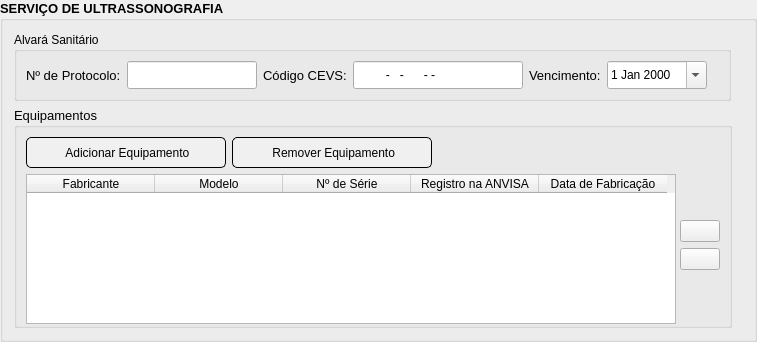
                   <widget class="QGroupBox" name="ultrassonografiaGroupBox">
                    <property name="enabled">
                     <bool>true</bool>
                    </property>
                    <property name="minimumSize">
                     <size>
                      <width>757</width>
                      <height>342</height>
                     </size>
                    </property>
                    <property name="maximumSize">
                     <size>
                      <width>757</width>
                      <height>342</height>
                     </size>
                    </property>
                    <property name="font">
                     <font>
                      <family>Segoe UI</family>
                      <pointsize>10</pointsize>
                      <italic>false</italic>
                      <bold>true</bold>
                     </font>
                    </property>
                    <property name="styleSheet">
                     <string notr="true">QGroupBox::unchecked {
	background-color: rgb(230, 230, 230);
	font: 700 &quot;Segoe UI&quot;;
}

QGroupBox::checked {
	background-color: rgb(166, 255, 184);
	font: 700 10pt &quot;Segoe UI&quot;;
}</string>
                    </property>
                    <property name="title">
                     <string>SERVIÇO DE ULTRASSONOGRAFIA</string>
                    </property>
                    <property name="flat">
                     <bool>false</bool>
                    </property>
                    <property name="checkable">
                     <bool>false</bool>
                    </property>
                    <property name="checked">
                     <bool>false</bool>
                    </property>
                    <layout class="QVBoxLayout" name="verticalLayout_30">
                     <item>
                      <layout class="QHBoxLayout" name="horizontalLayout_40">
                       <item>
                        <widget class="QGroupBox" name="groupBox_13">
                         <property name="styleSheet">
                          <string notr="true">QGroupBox {
	font: 10pt &quot;Segoe UI&quot;;
}</string>
                         </property>
                         <property name="title">
                          <string>Alvará Sanitário</string>
                         </property>
                         <layout class="QVBoxLayout" name="verticalLayout_31">
                          <item>
                           <layout class="QHBoxLayout" name="horizontalLayout_41">
                            <item>
                             <widget class="QLabel" name="label_52">
                              <property name="font">
                               <font>
                                <pointsize>10</pointsize>
                               </font>
                              </property>
                              <property name="text">
                               <string>Nº de Protocolo:</string>
                              </property>
                             </widget>
                            </item>
                            <item>
                             <widget class="QLineEdit" name="protocoloAlvaraUltrassonografiaLineEdit">
                              <property name="minimumSize">
                               <size>
                                <width>130</width>
                                <height>28</height>
                               </size>
                              </property>
                              <property name="maximumSize">
                               <size>
                                <width>130</width>
                                <height>28</height>
                               </size>
                              </property>
                             </widget>
                            </item>
                            <item>
                             <widget class="QLabel" name="label_53">
                              <property name="font">
                               <font>
                                <pointsize>10</pointsize>
                               </font>
                              </property>
                              <property name="text">
                               <string>Código CEVS:</string>
                              </property>
                             </widget>
                            </item>
                            <item>
                             <widget class="QLineEdit" name="codigoCEVSAlvaraUltrassonografiaLineEdit">
                              <property name="minimumSize">
                               <size>
                                <width>170</width>
                                <height>28</height>
                               </size>
                              </property>
                              <property name="maximumSize">
                               <size>
                                <width>170</width>
                                <height>28</height>
                               </size>
                              </property>
                              <property name="inputMask">
                               <string>000000000-000-000000-0-0</string>
                              </property>
                             </widget>
                            </item>
                            <item>
                             <widget class="QLabel" name="label_54">
                              <property name="font">
                               <font>
                                <pointsize>10</pointsize>
                               </font>
                              </property>
                              <property name="text">
                               <string>Vencimento:</string>
                              </property>
                             </widget>
                            </item>
                            <item>
                             <widget class="QDateEdit" name="validadeAlvaraUltrassonografiaDateEdit">
                              <property name="minimumSize">
                               <size>
                                <width>100</width>
                                <height>28</height>
                               </size>
                              </property>
                              <property name="maximumSize">
                               <size>
                                <width>100</width>
                                <height>28</height>
                               </size>
                              </property>
                              <property name="calendarPopup">
                               <bool>true</bool>
                              </property>
                             </widget>
                            </item>
                            <item>
                             <spacer name="horizontalSpacer_42">
                              <property name="orientation">
                               <enum>Qt::Horizontal</enum>
                              </property>
                              <property name="sizeHint" stdset="0">
                               <size>
                                <width>40</width>
                                <height>20</height>
                               </size>
                              </property>
                             </spacer>
                            </item>
                           </layout>
                          </item>
                         </layout>
                        </widget>
                       </item>
                       <item>
                        <spacer name="horizontalSpacer_43">
                         <property name="orientation">
                          <enum>Qt::Horizontal</enum>
                         </property>
                         <property name="sizeHint" stdset="0">
                          <size>
                           <width>40</width>
                           <height>20</height>
                          </size>
                         </property>
                        </spacer>
                       </item>
                      </layout>
                     </item>
                     <item>
                      <layout class="QHBoxLayout" name="horizontalLayout_57">
                       <property name="topMargin">
                        <number>0</number>
                       </property>
                       <item>
                        <widget class="QGroupBox" name="equipamentosUltrassonografiaGroupBox">
                         <property name="minimumSize">
                          <size>
                           <width>718</width>
                           <height>0</height>
                          </size>
                         </property>
                         <property name="maximumSize">
                          <size>
                           <width>718</width>
                           <height>16777215</height>
                          </size>
                         </property>
                         <property name="font">
                          <font>
                           <pointsize>10</pointsize>
                          </font>
                         </property>
                         <property name="title">
                          <string>Equipamentos</string>
                         </property>
                         <layout class="QVBoxLayout" name="verticalLayout_36">
                          <item>
                           <layout class="QHBoxLayout" name="horizontalLayout_59">
                            <item>
                             <widget class="QPushButton" name="adicionarEquipamentoUltrassonografiaPushButton">
                              <property name="minimumSize">
                               <size>
                                <width>200</width>
                                <height>31</height>
                               </size>
                              </property>
                              <property name="maximumSize">
                               <size>
                                <width>200</width>
                                <height>31</height>
                               </size>
                              </property>
                              <property name="styleSheet">
                               <string notr="true">QPushButton {
	font: 10pt &quot;Segoe UI&quot;;
	border: 1px solid black;
	border-radius: 5px;
	background-color: rgb(240, 240, 240);
}

QPushButton:hover {
	font: 10pt &quot;Segoe UI&quot;;
	border: 1px solid black;
	border-radius: 5px;
	background-color: rgb(170, 255, 127);
}</string>
                              </property>
                              <property name="text">
                               <string> Adicionar Equipamento</string>
                              </property>
                              <property name="icon">
                               <iconset resource="resources.qrc">
                                <normaloff>:/imagens/icon-add.png</normaloff>:/imagens/icon-add.png</iconset>
                              </property>
                              <property name="iconSize">
                               <size>
                                <width>15</width>
                                <height>15</height>
                               </size>
                              </property>
                             </widget>
                            </item>
                            <item>
                             <widget class="QPushButton" name="removerEquipamentoUltrassonografiaPushButton">
                              <property name="minimumSize">
                               <size>
                                <width>200</width>
                                <height>31</height>
                               </size>
                              </property>
                              <property name="maximumSize">
                               <size>
                                <width>200</width>
                                <height>31</height>
                               </size>
                              </property>
                              <property name="styleSheet">
                               <string notr="true">QPushButton {
	font: 10pt &quot;Segoe UI&quot;;
	border: 1px solid black;
	border-radius: 5px;
	background-color: rgb(240, 240, 240);
}

QPushButton:hover {
	font: 10pt &quot;Segoe UI&quot;;
	border: 1px solid black;
	border-radius: 5px;
	background-color: rgb(170, 255, 127);
}</string>
                              </property>
                              <property name="text">
                               <string> Remover Equipamento</string>
                              </property>
                              <property name="icon">
                               <iconset resource="resources.qrc">
                                <normaloff>:/imagens/icon-quit.png</normaloff>:/imagens/icon-quit.png</iconset>
                              </property>
                              <property name="iconSize">
                               <size>
                                <width>15</width>
                                <height>15</height>
                               </size>
                              </property>
                             </widget>
                            </item>
                            <item>
                             <spacer name="horizontalSpacer_61">
                              <property name="orientation">
                               <enum>Qt::Horizontal</enum>
                              </property>
                              <property name="sizeHint" stdset="0">
                               <size>
                                <width>40</width>
                                <height>20</height>
                               </size>
                              </property>
                             </spacer>
                            </item>
                           </layout>
                          </item>
                          <item>
                           <layout class="QHBoxLayout" name="horizontalLayout_68">
                            <property name="topMargin">
                             <number>0</number>
                            </property>
                            <item>
                             <widget class="QTableWidget" name="equipamentoUltrassonografiaTableWidget">
                              <property name="minimumSize">
                               <size>
                                <width>650</width>
                                <height>150</height>
                               </size>
                              </property>
                              <property name="maximumSize">
                               <size>
                                <width>650</width>
                                <height>150</height>
                               </size>
                              </property>
                              <attribute name="horizontalHeaderDefaultSectionSize">
                               <number>128</number>
                              </attribute>
                              <column>
                               <property name="text">
                                <string>Fabricante</string>
                               </property>
                              </column>
                              <column>
                               <property name="text">
                                <string>Modelo</string>
                               </property>
                              </column>
                              <column>
                               <property name="text">
                                <string>Nº de Série</string>
                               </property>
                              </column>
                              <column>
                               <property name="text">
                                <string>Registro na ANVISA</string>
                               </property>
                              </column>
                              <column>
                               <property name="text">
                                <string>Data de Fabricação</string>
                               </property>
                              </column>
                             </widget>
                            </item>
                            <item>
                             <layout class="QVBoxLayout" name="verticalLayout_45">
                              <property name="rightMargin">
                               <number>0</number>
                              </property>
                              <item>
                               <spacer name="verticalSpacer_21">
                                <property name="orientation">
                                 <enum>Qt::Vertical</enum>
                                </property>
                                <property name="sizeHint" stdset="0">
                                 <size>
                                  <width>20</width>
                                  <height>5</height>
                                 </size>
                                </property>
                               </spacer>
                              </item>
                              <item>
                               <widget class="QPushButton" name="upUltrassonografiaPushButton">
                                <property name="text">
                                 <string/>
                                </property>
                                <property name="icon">
                                 <iconset resource="resources.qrc">
                                  <normaloff>:/imagens/icon-sort-up.png</normaloff>:/imagens/icon-sort-up.png</iconset>
                                </property>
                                <property name="iconSize">
                                 <size>
                                  <width>20</width>
                                  <height>20</height>
                                 </size>
                                </property>
                               </widget>
                              </item>
                              <item>
                               <widget class="QPushButton" name="downUltrassonografiaPushButton">
                                <property name="text">
                                 <string/>
                                </property>
                                <property name="icon">
                                 <iconset resource="resources.qrc">
                                  <normaloff>:/imagens/icon-sort-down.png</normaloff>:/imagens/icon-sort-down.png</iconset>
                                </property>
                                <property name="iconSize">
                                 <size>
                                  <width>20</width>
                                  <height>20</height>
                                 </size>
                                </property>
                               </widget>
                              </item>
                              <item>
                               <spacer name="verticalSpacer_20">
                                <property name="orientation">
                                 <enum>Qt::Vertical</enum>
                                </property>
                                <property name="sizeHint" stdset="0">
                                 <size>
                                  <width>20</width>
                                  <height>5</height>
                                 </size>
                                </property>
                               </spacer>
                              </item>
                             </layout>
                            </item>
                            <item>
                             <spacer name="horizontalSpacer_72">
                              <property name="orientation">
                               <enum>Qt::Horizontal</enum>
                              </property>
                              <property name="sizeHint" stdset="0">
                               <size>
                                <width>40</width>
                                <height>20</height>
                               </size>
                              </property>
                             </spacer>
                            </item>
                           </layout>
                          </item>
                         </layout>
                        </widget>
                       </item>
                       <item>
                        <spacer name="horizontalSpacer_59">
                         <property name="orientation">
                          <enum>Qt::Horizontal</enum>
                         </property>
                         <property name="sizeHint" stdset="0">
                          <size>
                           <width>40</width>
                           <height>20</height>
                          </size>
                         </property>
                        </spacer>
                       </item>
                      </layout>
                     </item>
                    </layout>
                   </widget>
